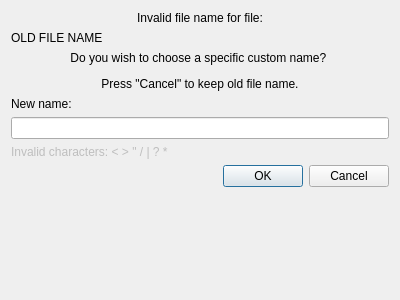
<?xml version="1.0" encoding="UTF-8"?>
<ui version="4.0">
 <class>InvalidFileName_dlg</class>
 <widget class="QDialog" name="InvalidFileName_dlg">
  <property name="geometry">
   <rect>
    <x>0</x>
    <y>0</y>
    <width>400</width>
    <height>300</height>
   </rect>
  </property>
  <property name="windowTitle">
   <string>Dialog</string>
  </property>
  <layout class="QFormLayout" name="formLayout">
   <item row="0" column="0" colspan="2">
    <widget class="QLabel" name="label_newFileName">
     <property name="text">
      <string>&lt;html&gt;&lt;head/&gt;&lt;body&gt;&lt;p&gt;&lt;span style=&quot; font-weight:700;&quot;&gt;Invalid file name for file:&lt;/span&gt;&lt;/p&gt;&lt;/body&gt;&lt;/html&gt;</string>
     </property>
     <property name="textFormat">
      <enum>Qt::RichText</enum>
     </property>
     <property name="alignment">
      <set>Qt::AlignCenter</set>
     </property>
     <property name="wordWrap">
      <bool>true</bool>
     </property>
    </widget>
   </item>
   <item row="4" column="0">
    <widget class="QLabel" name="label_newName">
     <property name="text">
      <string>New name:</string>
     </property>
    </widget>
   </item>
   <item row="5" column="0" colspan="2">
    <widget class="QLineEdit" name="lineEdit_newFileName">
     <property name="maxLength">
      <number>255</number>
     </property>
    </widget>
   </item>
   <item row="6" column="0" colspan="2">
    <widget class="QLabel" name="label_3">
     <property name="enabled">
      <bool>false</bool>
     </property>
     <property name="text">
      <string>Invalid characters: &lt; &gt; &quot; / | ? *</string>
     </property>
    </widget>
   </item>
   <item row="1" column="0" colspan="2">
    <widget class="QLabel" name="label_oldFileName">
     <property name="text">
      <string>OLD FILE NAME</string>
     </property>
     <property name="wordWrap">
      <bool>true</bool>
     </property>
    </widget>
   </item>
   <item row="8" column="1">
    <widget class="QDialogButtonBox" name="buttonBox">
     <property name="orientation">
      <enum>Qt::Horizontal</enum>
     </property>
     <property name="standardButtons">
      <set>QDialogButtonBox::Cancel|QDialogButtonBox::Ok</set>
     </property>
    </widget>
   </item>
   <item row="2" column="0" colspan="2">
    <widget class="QLabel" name="label">
     <property name="text">
      <string>&lt;html&gt;&lt;head/&gt;&lt;body&gt;&lt;p&gt;Do you wish to choose a specific custom name? &lt;/p&gt;&lt;p&gt;Press &amp;quot;Cancel&amp;quot; to keep old file name.&lt;/p&gt;&lt;/body&gt;&lt;/html&gt;</string>
     </property>
     <property name="alignment">
      <set>Qt::AlignCenter</set>
     </property>
     <property name="wordWrap">
      <bool>true</bool>
     </property>
    </widget>
   </item>
  </layout>
 </widget>
 <resources/>
 <connections>
  <connection>
   <sender>buttonBox</sender>
   <signal>accepted()</signal>
   <receiver>InvalidFileName_dlg</receiver>
   <slot>accept()</slot>
   <hints>
    <hint type="sourcelabel">
     <x>248</x>
     <y>254</y>
    </hint>
    <hint type="destinationlabel">
     <x>157</x>
     <y>274</y>
    </hint>
   </hints>
  </connection>
  <connection>
   <sender>buttonBox</sender>
   <signal>rejected()</signal>
   <receiver>InvalidFileName_dlg</receiver>
   <slot>reject()</slot>
   <hints>
    <hint type="sourcelabel">
     <x>316</x>
     <y>260</y>
    </hint>
    <hint type="destinationlabel">
     <x>286</x>
     <y>274</y>
    </hint>
   </hints>
  </connection>
 </connections>
</ui>
